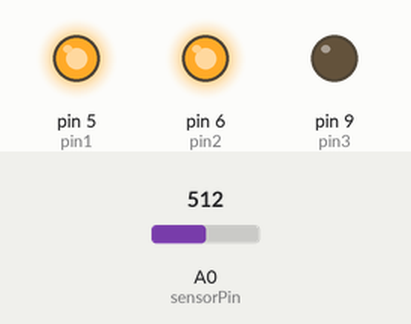
This sketch was run on a simulated Arduino Uno, built with avr-gcc and run on an emulated ATmega328P. Parts: output pins drawn as LEDs (lit = HIGH). The test bench sets the inputs (shaded band); at power-on: A0 (sensorPin) = 512.

Above: at 1.2 s.
1.3 s: A0 (sensorPin) set to 754
2.8 s: A0 (sensorPin) set to 774
At 3.3 s:
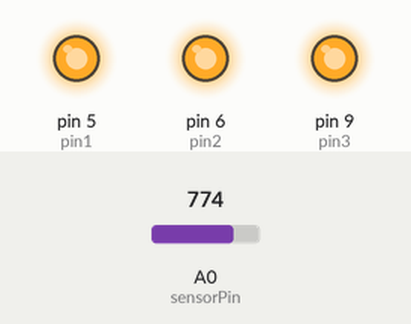
Timing chart, 0 to 5.8 s (numbered marks = the images above; inputs shaded):
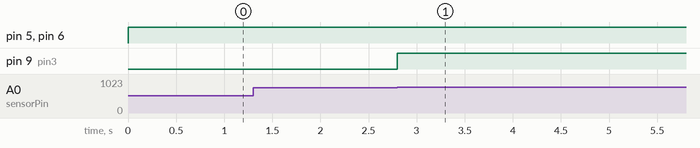

Measured:
- the behaviour switches between 766 and 767 on A0 (sensorPin) (found by bisection; images 0 and 1)
- after the input at 1.3 s, every drawn part: stays the same
- after the input at 2.8 s, pin 9 (pin3): LOW → HIGH at once

The sketch:

level-meter.ino
```cpp
int sensorPin = A0;    // select the input pin for the potentiometer
int pin1 = 5;      // select the pins for the LEDs
int pin2 = 6;
int pin3 = 9;
int sensorValue = 0;  // variable to store the value coming from the sensor

void setup() {
  // declare the ledPins as OUTPUTs:
  pinMode(pin1, OUTPUT);
  pinMode(pin2, OUTPUT);
  pinMode(pin3, OUTPUT);
}

void loop() {
  // read the value from the sensor:
  sensorValue = analogRead(sensorPin);

  // turn the ledPins on
  if (255 <= sensorValue)
  {
    digitalWrite(pin1, HIGH);
  }
  if (511<=sensorValue)
  {
    digitalWrite(pin2, HIGH);
  }
  if (767<=sensorValue)
  {
  digitalWrite(pin3, HIGH);
  }
}
```
